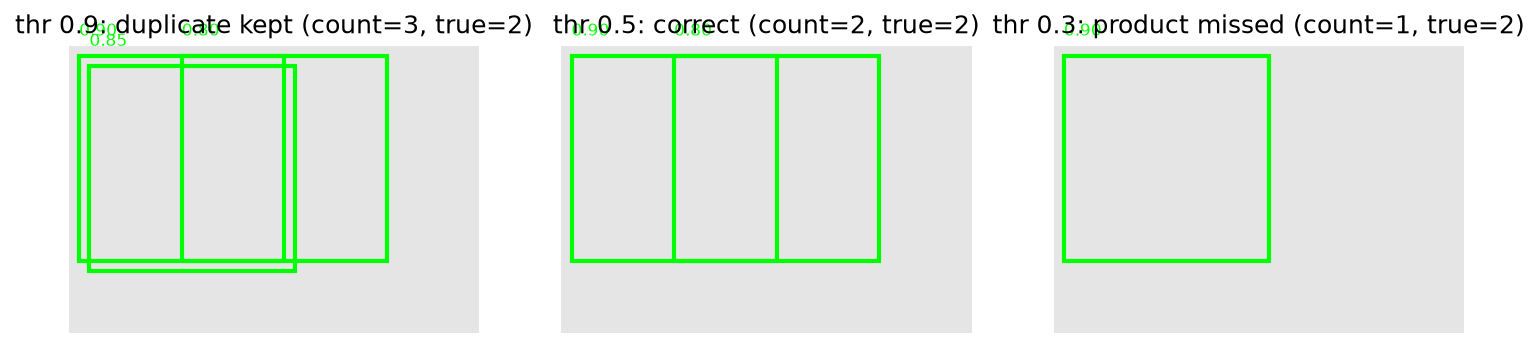

This figure's Python source:
import numpy as np
import matplotlib.pyplot as plt
from src.fundamentals.nms import nms
from src.fundamentals.visualize import draw_boxes

# Two real, adjacent products (P1, P2) plus a duplicate detection of P1 (D).
boxes = np.array([[0, 0, 10, 10], [0.5, 0.5, 10.5, 10.5], [5, 0, 15, 10]], float)
scores = np.array([0.90, 0.85, 0.80])
img = np.full((14, 20, 3), 0.9)

fig, axes = plt.subplots(1, 3, figsize=(12, 3))
for ax, thr, title in zip(axes, (0.9, 0.5, 0.3),
                          ("thr 0.9: duplicate kept", "thr 0.5: correct", "thr 0.3: product missed")):
    keep = nms(boxes, scores, thr)
    draw_boxes(ax, img, boxes[keep], scores[keep])
    ax.set_title(f"{title} (count={len(keep)}, true=2)")
fig.savefig("experiments/nms_demo.png", dpi=150, bbox_inches="tight")
